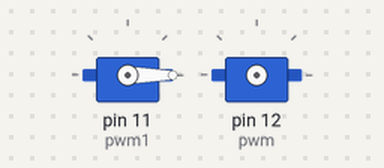
The program below on a simulated Raspberry Pi (header pin numbers). Parts: 2 × servo. Servo angles are drawn from the pulse width (0.5 ms = 0°, 2.5 ms = 180°). At 6.0 s the program stops and its outputs stay as they are.

Above: at 0.1 s.
At 4.1 s:
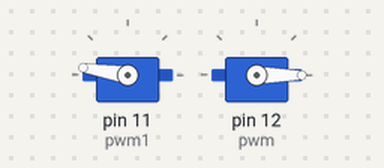
At 5.1 s:
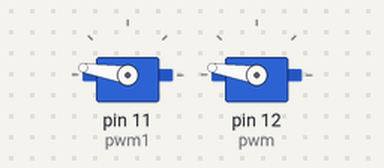
Timing chart, 0 to 6.6 s (numbered marks = the images above):
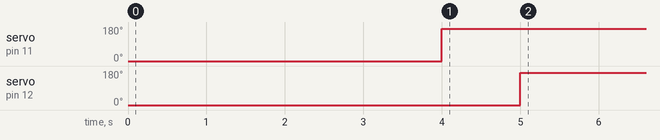

The program:

servo_test2.py
```python
import RPi.GPIO as GPIO
from time import sleep
GPIO.setwarnings(False)

GPIO.setmode(GPIO.BOARD)
GPIO.setup(12, GPIO.OUT)
pwm=GPIO.PWM(12, 50)

GPIO.setup(11, GPIO.OUT)
pwm1=GPIO.PWM(11, 50)
pwm.start(0)
pwm1.start(0)


def setangle1(angle):
    duty = angle / 18 +2
    GPIO.output(12, True)
    pwm.ChangeDutyCycle(duty)
    sleep(1)
    pwm.ChangeDutyCycle(0)

def setangle(angle):
    duty = angle / 18 +2
    GPIO.output(11, True)
    pwm1.ChangeDutyCycle(duty)
    sleep(1)
    pwm1.ChangeDutyCycle(0)

setangle(0)
setangle1(0)
sleep(2)
setangle(180)
setangle1(180)
#for i in range(0,181,30):
#    setangle(i)
    #time.sleep(2)
pwm.stop()
pwm1.stop()
GPIO.cleanup()
  
```

Measured:
- by itself, servo on pin 11 (pwm1): 0° → 171° at 4.0 s
- by itself, servo on pin 12 (pwm): 0° → 171° at 5.0 s
